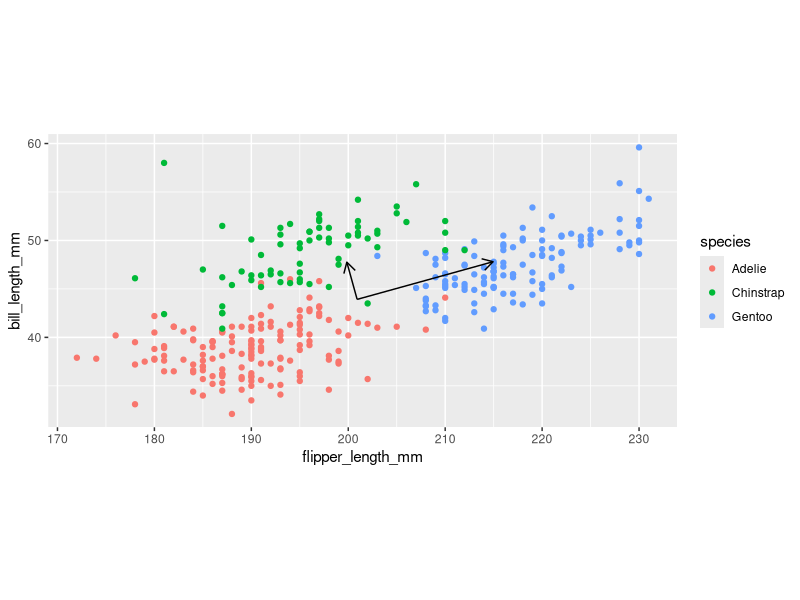
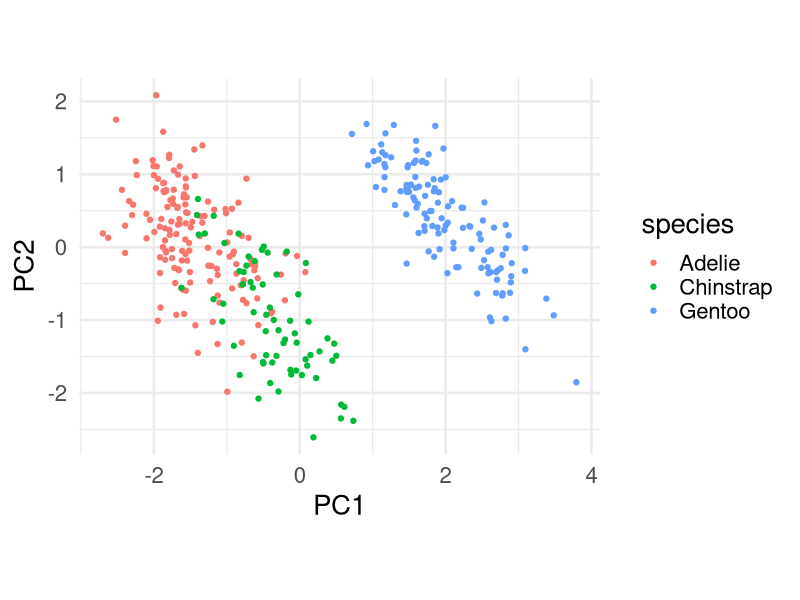
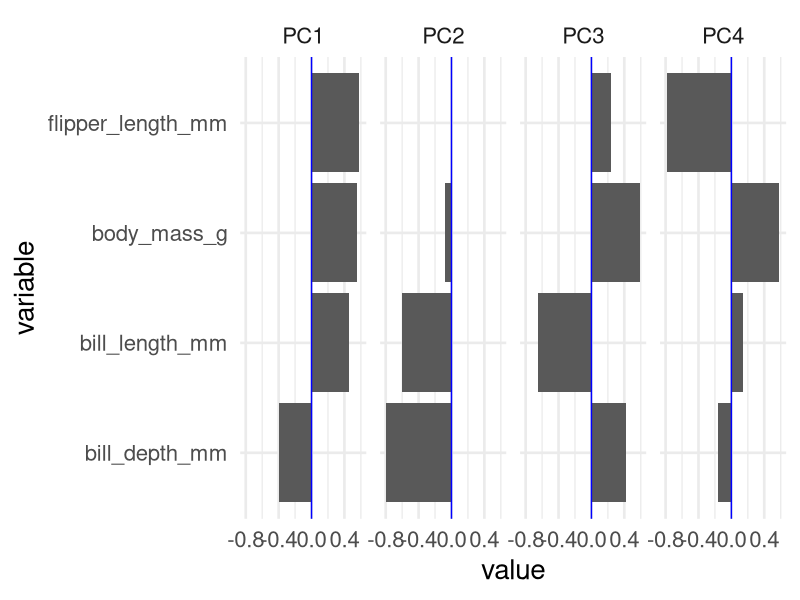
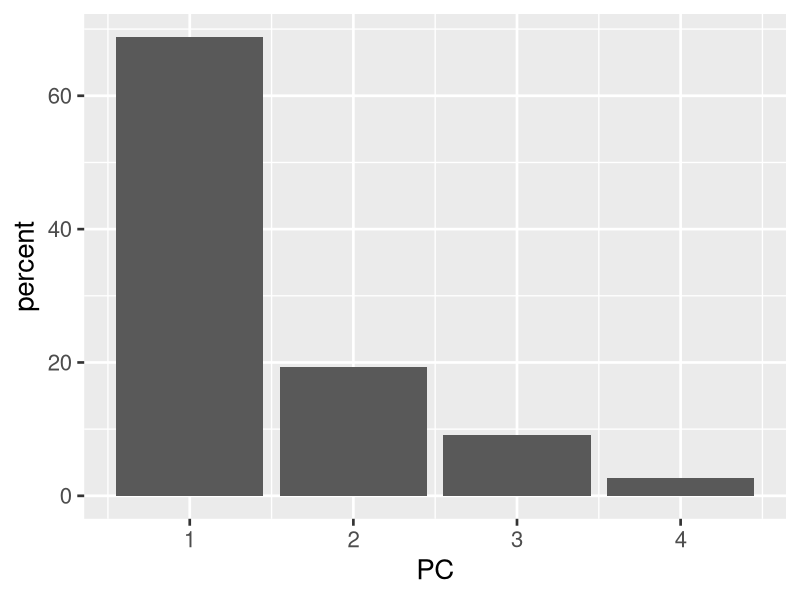
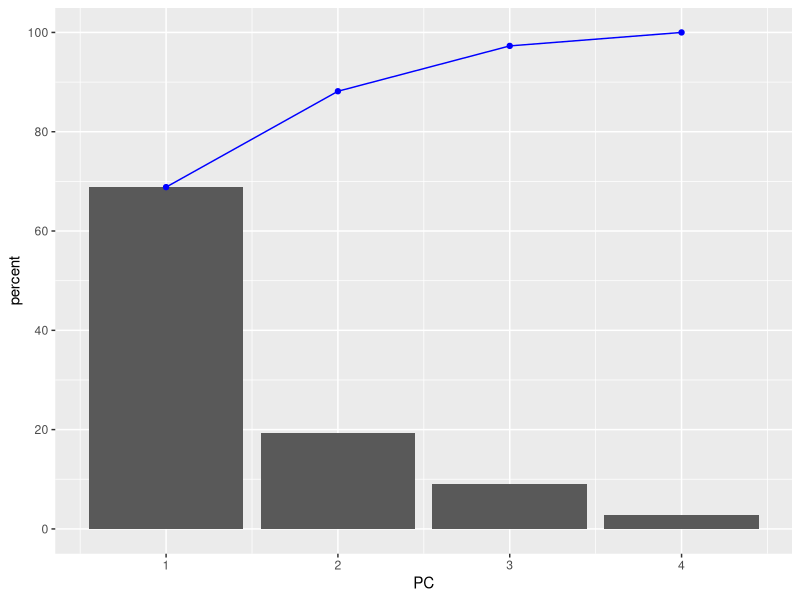
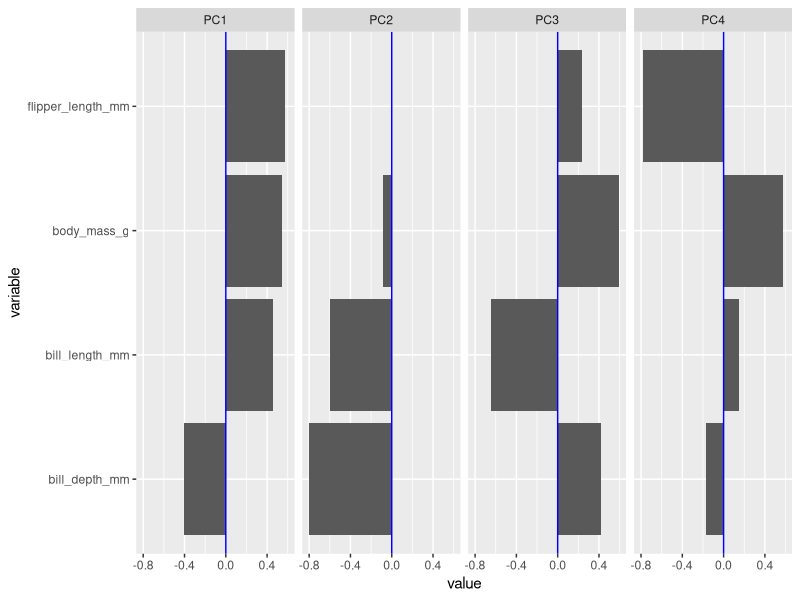
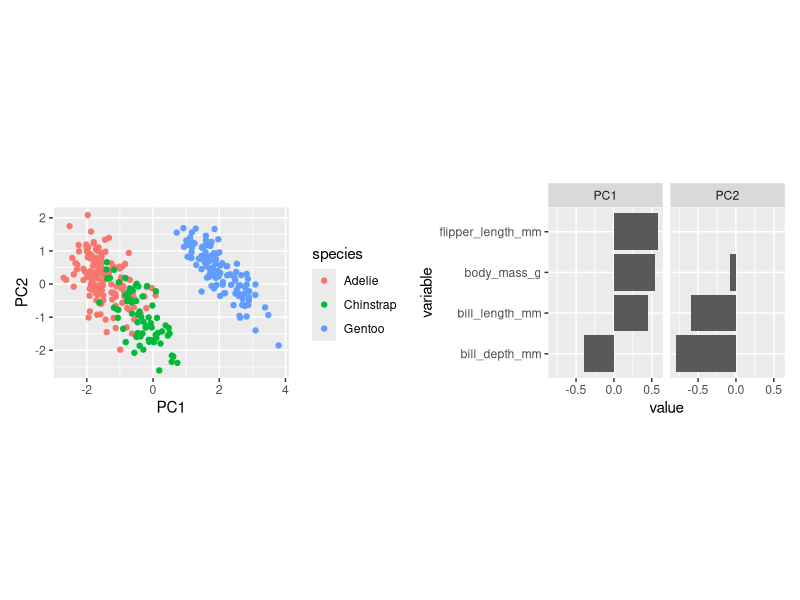
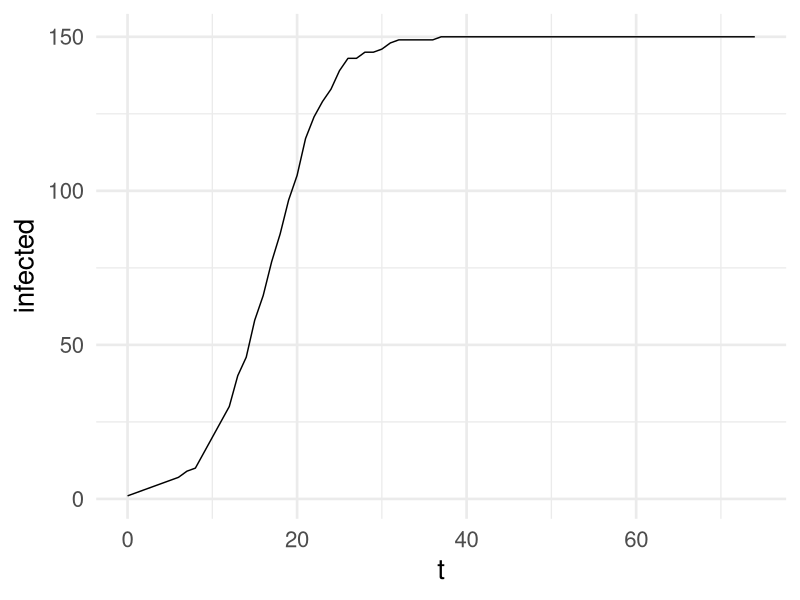

Write R code to recreate these figures, in order.
## ---- chunk 1
#| echo: true

library(tidyverse)
library(palmerpenguins)
## ---- chunk 2
#| echo: true
peng <- 
 penguins |> 
 select(species, bill_length_mm, bill_depth_mm, flipper_length_mm, body_mass_g) |> 
 na.omit()
peng |> count(species)
## ---- chunk 3
#| fig-height: 4
#| echo: true
#| code-fold: true
pca1 <- peng |> select(flipper_length_mm, bill_length_mm) |> 
 prcomp(~., data = _, scale = FALSE)
pca_vec <- t(pca1$rotation) |> as_tibble() # Vectors with x = flipper_length, y = bill_length
ggplot(peng) +
 geom_point(aes(x = flipper_length_mm, y = bill_length_mm, color = species)) +
 geom_segment(
  data = pca_vec, 
  aes(x = mean(peng$flipper_length_mm), 
      y = mean(peng$bill_length_mm), 
      xend = c(pca1$sdev)*flipper_length_mm + mean(peng$flipper_length_mm), 
      yend = c(pca1$sdev)*bill_length_mm + mean(peng$bill_length_mm)), 
  arrow = arrow(length = unit(0.3, "cm"))) +
 coord_fixed()
## ---- chunk 4
#| echo: true
# prcomp can take a data frame with all numerical vectors as 1st argument
P <- peng |> 
 select(flipper_length_mm, bill_length_mm) |> 
 prcomp()
## ---- chunk 5
#| echo: true
P
## ---- chunk 6
#| echo: true
summary(P)
## ---- chunk 7
#| echo: true
P$sdev
## ---- chunk 8
#| echo: true
P$rotation
## ---- chunk 9
#| echo: true
P$center
## ---- chunk 10
#| echo: true
P$x
## ---- chunk 11
#| echo: true
peng_PCA <- peng |> select(-species) |> 
 prcomp(scale = TRUE)
peng_PCA
## ---- chunk 12
#| echo: true
#| fig-height: 5
plotdata <- peng_PCA$x |> 
 as_tibble() |> 
 bind_cols(peng)
plotdata |> ggplot(aes(PC1, PC2, color = species)) +
 geom_point() +
 coord_fixed() + theme_minimal(base_size = 20)
## ---- chunk 13
#| echo: true
#| fig-height: 3
peng_PCA$rotation |> as_tibble(rownames = "variable") |> 
 pivot_longer(starts_with("PC"), names_to = "PC", values_to = "value") |> 
 ggplot(aes(value, variable)) + 
 geom_col() + 
 geom_vline(xintercept = 0, color = "blue") +
 facet_wrap(~PC, nrow = 1) +
 theme_minimal(base_size = 20)
## ---- chunk 14
#| echo: true
#| output-location: column
tibble(PC = 1:4, sdev = peng_PCA$sdev) |>
 mutate(percent = sdev^2/sum(sdev^2) * 100) |>
 ggplot(aes(PC, percent)) +
 geom_col() +
 theme_grey(base_size = 20)
## ---- chunk 15
#| fig-height: 3
#| fig-width: 5
tibble(PC = 1:4, sdev = peng_PCA$sdev) |> 
 mutate(percent = sdev^2/sum(sdev^2) * 100,
        cum_percent = cumsum(percent)) |>
 ggplot(aes(PC, percent)) + geom_col() + 
 geom_line(aes(y = cum_percent), color = "blue") +
 geom_point(aes(y = cum_percent), color = "blue") + 
 scale_y_continuous(breaks = seq(0,100,20))
## ---- chunk 16
#| fig-height: 3
peng_PCA$rotation |> as_tibble(rownames = "variable") |> 
 pivot_longer(starts_with("PC"), names_to = "PC", values_to = "value") |> 
 ggplot(aes(value, variable)) + geom_col() + geom_vline(xintercept = 0, color = "blue") +
 facet_wrap(~PC, nrow = 1) 
## ---- chunk 17
#| fig-height: 4

g1 <- plotdata |> ggplot(aes(PC1, PC2, color = species)) +
 geom_point() + coord_fixed()
g2 <- peng_PCA$rotation |> as_tibble(rownames = "variable") |> 
 pivot_longer(starts_with("PC"), names_to = "PC", values_to = "value") |> 
 filter(PC=="PC2" | PC == "PC1") |> 
 ggplot(aes(value, variable)) + geom_col() +
 facet_wrap(~PC, nrow = 1)
library(patchwork)
g1 + g2
## ---- chunk 18
#| echo: true
#| output-location: column
N <- 150
beta <- 0.3
randomly_infect <- function(N, prob) { 
 runif(N) < prob 
 # Gives a logical vector of length N
 # where TRUE appears with probability beta
}
# Test
randomly_infect(N, beta) |> head() # First 6
## ---- chunk 19
#| echo: true
#| output-location: column
init <- rep("S",N) # All susceptible
init[1] <- "I" # Infect one individual
init |> head() # First 6
## ---- chunk 20
#| echo: true
#| output-location: column
tmax <- 75
sim_run <- list(init) # list with one element
# This list will collect the states of 
# all individuals over tmax time steps 
for (i in 2:tmax) {
 # Every agents has a contact with a random other
 contacts <- sample(sim_run[[i-1]], size = N)
 sim_run[[i]] <- if_else( # vectorised ifelse
  # conditions vector: contact is infected
  # and a random infection happens
  contacts == "I" & randomly_infect(N, beta), 
  true = "I", 
  false = sim_run[[i-1]]
  ) # otherwise state stays the same
}
sim_output <- tibble( # create tibble for ggplot
 # Compute a vector with length tmax 
 # with the count of "I" in sim_run list
 t = 0:(tmax-1), # times steps
 # count of infected and output a vector
 infected = sim_run |> map_dbl(\(x) sum(x == "I"))) 
sim_output |> 
 ggplot(aes(t,infected)) + geom_line() +
 theme_minimal(base_size = 20)
## ---- chunk 21
#| echo: true
#| output-location: column
N <- 10000
init <- rep("S",N) # All susceptible
init[1] <- "I" # Infect one individual
tmax <- 75
sim_run <- list(init) # list with one element
# This list will collect the states of 
# all individuals over tmax time steps 
for (i in 2:tmax) {
 # Every agents has a contact with a random other
 contacts <- sample(sim_run[[i-1]], size = N)
 sim_run[[i]] <- if_else( # vectorised ifelse
  # conditions vector: contact is infected
  # and a random infection happens
  contacts == "I" & randomly_infect(N, beta), 
  true = "I", 
  false = sim_run[[i-1]]
  ) # otherwise state stays the same
}
sim_output <- tibble( # create tibble for ggplot
 # Compute a vector with length tmax 
 # with the count of "I" in sim_run list
 t = 0:(tmax-1), # times steps
 # count of infected, notice map_dbl
 infected = map_dbl(sim_run, \(x) sum(x == "I"))) 
sim_output |> 
 ggplot(aes(t,infected)) + geom_line() +
 theme_minimal(base_size = 20)
## ---- chunk 22
#| echo: true
#| fig-height: 3
N <- 10000
I0 <- 1
beta <- 0.3
ggplot() + 
 geom_function( fun = function(t) N / (1 + (N/I0 - 1)*exp(-beta*t)) ) + 
 xlim(c(0,75))
## ---- chunk 23
#| echo: true
#| output-location: column
N <- 10000
I0 <- 1
dI <- function(I,N,b) b*I*(N - I)/N
beta <- 0.3
dt <- 1 # time increment, 
# supposed to be infinitesimally small
tmax <- 75
t <- seq(0,tmax,dt) 
# this is the vector of timesteps
It <- I0 # this will become the vector 
# of the number infected I(t) over time
for (i in 2:length(t)) { 
 # We iterate over the vector of time steps 
 # and incrementally compute It
 It[i] = It[i-1] + dt * dI(It[i-1], N, beta) 
 # This is called Euler's method
}
tibble(t, It) |> ggplot(aes(t,It)) + 
 geom_line(color = "red") + 
 geom_function( 
  fun = function(t) N / (1 + (N/I0 - 1)*exp(-beta*t)), color = "blue") + 
 # In blue: Analytical solution for comparison
 theme_minimal(base_size = 20)
## ---- chunk 24
#| echo: true
#| output-location: column
N <- 10000
I0 <- 1
dI <- function(I,N,b) b*I*(N - I)/N
beta <- 0.3
dt <- 0.05 # time increment, 
# supposed to be infinitesimally small
tmax <- 75
t <- seq(0,tmax,dt) 
# this is the vector of timesteps
It <- I0 # this will become the vector 
# of the number infected I(t) over time
for (i in 2:length(t)) { 
 # We iterate over the vector of time steps 
 # and incrementally compute It
 It[i] = It[i-1] + dt * dI(It[i-1], N, beta) 
 # This is called Euler's method
}
tibble(t, It) |> ggplot(aes(t,It)) + 
 geom_line(color = "red") +
 geom_function( 
  fun = function(t) N / (1 + (N/I0 - 1)*exp(-beta*t)), color = "blue") + 
 # In blue: Analytical solution for comparison
 theme_minimal(base_size = 20)
## ---- chunk 25
#| echo: true
x <- c(1,2,4,5,5,3,0)
diff(x)
## ---- chunk 26
#| echo: true
x - lag(x)
## ---- chunk 27
#| echo: true
#| fig-height: 2
g1 <- sim_output |> ggplot(aes(x = t)) + geom_line(aes(y = infected))
g1
g2 <- sim_output |> 
 mutate(derivative_infected = infected - lag(infected)) |> 
 ggplot(aes(x = t)) + geom_line(aes(y = derivative_infected))
g2
## ---- chunk 28
#| echo: true
#| fig-height: 2
g3 <- sim_output |> 
 mutate(derivative_infected = infected - lag(infected),
        derivative2_infected = derivative_infected - lag(derivative_infected)) |> 
 ggplot(aes(x = t)) + geom_line(aes(y = derivative2_infected))
g3
## ---- chunk 29
#| fig-height: 3
library(patchwork)
g1 + g2 + g3
## ---- chunk 30
#| echo: true
x <- c(1,2,4,5,5,3,0)
cumsum(x)
## ---- chunk 31
#| echo: true
f <- c(1,2,4,5,5,3,0)
antiderivative <- cumsum(f)
antiderivative
diff(c(0, antiderivative)) 
# We have to put 0 before to regain the full vector
derivative <- diff(f)
derivative
cumsum(c(1,derivative)) 
# We have to put in the first value (here 1) 
# manually because it was lost during the diff
